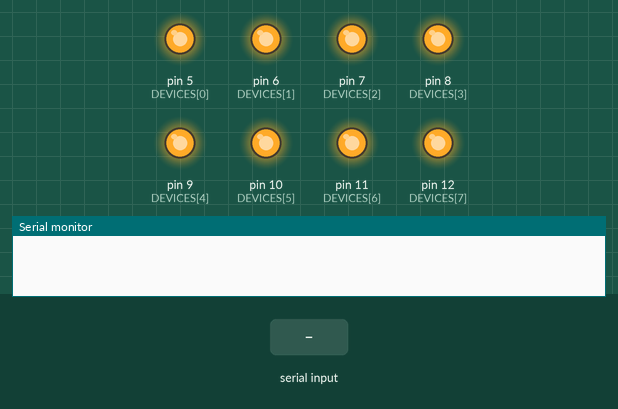
This sketch was run on a simulated Arduino Uno, built with avr-gcc and run on an emulated ATmega328P. Shown: output pins drawn as LEDs (lit = HIGH), the last lines printed to the serial monitor. The inputs (shaded band) are chosen by the test bench. Random numbers use the default seed unless the sketch sets one.

Above: at 1.2 s.
1.3 s: "<90,45>" received over Serial
At 3.5 s:
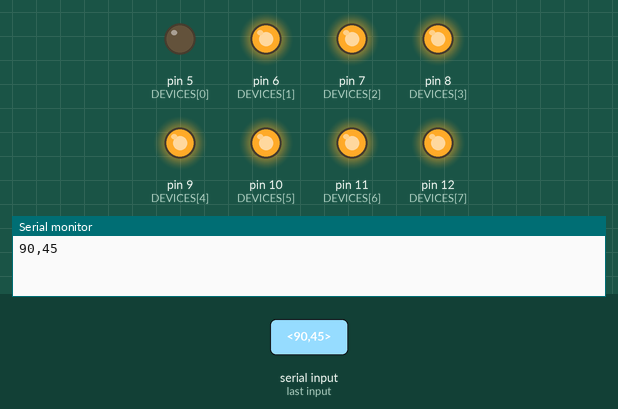
4.3 s: "<1>" received over Serial
At 5.4 s:
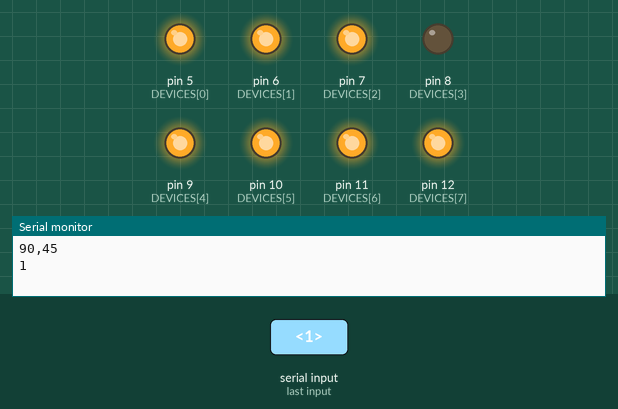
7.3 s: "<1,90,45>" received over Serial
At 8.7 s:
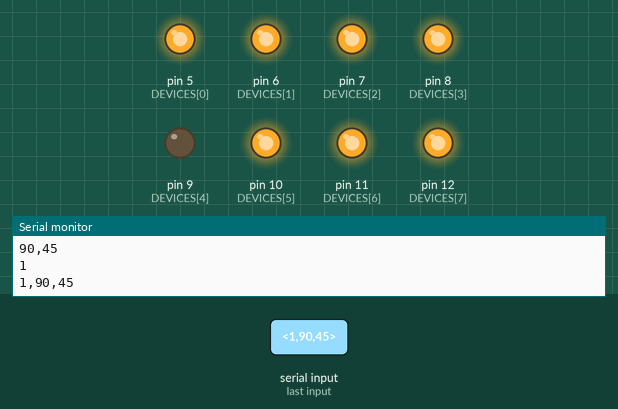
Timing chart, 0 to 41.5 s (numbered marks = the images above; inputs shaded):
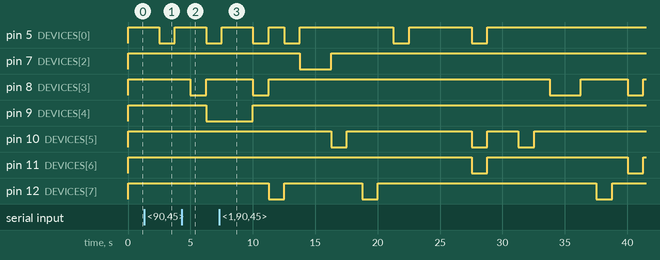

The sketch:

SimplifiedAssistant.ino
```cpp
//Installed on the last uno in the chain, it just listens and complies.
#include <SoftwareSerial.h>
int interval = 1250;
long previousMillis = 0;
boolean newData = false;
boolean shouldRun = true;
String cmdcache = "";
byte VERSION = 1;

int DEVICES[] = {5, 6, 7, 8, 9, 10, 11, 12};
const int DEVICE_COUNT = 8;

byte CHANGE_BITS[DEVICE_COUNT];
int TEMP_BITS[DEVICE_COUNT];

int density = 55;
//rates according to MKRZERO...
const int cc_loop_rate_base = 250;
const int cc_loop_rate_min = 10;

const byte numChars = 32;
char receivedChars[numChars];
const char adjustrate_flag = 'r';
const char adjustdensity_flag = 'x';
const char stop_flag = 's';
const char start_flag = 'b';
const char kick_flag = 'k';
const char myname = 'a';

SoftwareSerial mySerial(3, 2); // RX, TX

void setup()
{
  for (int i = 0; i < DEVICE_COUNT; i = i + 1) {
     pinMode(DEVICES[i], OUTPUT);
     digitalWrite(DEVICES[i], HIGH);
  }
  Serial.begin(9600);
  mySerial.begin(9600);
  randomSeed(analogRead(0));
}

void loop()
{
  unsigned long currentMillis = millis();
  recvWithStartEndMarkers();
  if (newData == true) {
      newData = false;
      String temp(receivedChars);
      applySerialCommand(temp);
  }
  if(currentMillis - previousMillis > interval) {
    previousMillis = currentMillis;
    if(shouldRun){
      updateBits();
      Iterate();
    }
  }
}

void Iterate(){
  for(byte i = 0; i < DEVICE_COUNT; i++){
      byte current = CHANGE_BITS[i];
      if(current == 1){
          digitalWrite(DEVICES[i], LOW);
      } else {
          digitalWrite(DEVICES[i], HIGH);
      }
  }
}

//Create some new change bits.
void updateBits(){
    int modbase = map(density, 50,100,2,45); //klugy
    for(byte i = 0; i < DEVICE_COUNT; i++){
        TEMP_BITS[i] = random(0+modbase,density);
    }
    for(byte i = 0; i < DEVICE_COUNT; i++){
        if(TEMP_BITS[i] > 50){
            CHANGE_BITS[i] = 1;
        } else {
            CHANGE_BITS[i] = 0;
        }
    }
    if(density == 100){
        //max density, keep it fresh by turning a channel off
        byte target = random(0, (DEVICE_COUNT-1));
        CHANGE_BITS[target] = 0;
    }
}

void recvWithStartEndMarkers() {
    static boolean recvInProgress = false;
    static byte ndx = 0;
    char startMarker = '<';
    char endMarker = '>';
    char rc;

    while (Serial.available() > 0 && newData == false) {
        rc = Serial.read();

        if (recvInProgress == true) {
            if (rc != endMarker) {
                receivedChars[ndx] = rc;
                ndx++;
                if (ndx >= numChars) {
                    ndx = numChars - 1;
                }
            }
            else {
                receivedChars[ndx] = '\0';
                recvInProgress = false;
                ndx = 0;
                newData = true;
            }
        }

        else if (rc == startMarker) {
            recvInProgress = true;
        }
    }
}

//Serial command ex. <ar50>
void applySerialCommand(String serialcommand){
      Serial.println(serialcommand);
      mySerial.print('<' + serialcommand + '>'); //forward it
      if(serialcommand[0] != myname){
        return;
      } else {
        serialcommand.remove(0,1);
      }
      if(serialcommand[0] == adjustrate_flag){
        serialcommand.remove(0,1);
        int newrate = serialcommand.toInt();
        constrain(newrate, cc_loop_rate_min, cc_loop_rate_base);
        Serial.println(newrate, DEC);
        int processed = map(newrate, cc_loop_rate_min, cc_loop_rate_base, 125, 1250);
        Serial.println(processed);
        if(newrate == 0 && shouldRun){
          Stop();
        }
        else if(!shouldRun && newrate > 0){
          Start();
        }
        interval = processed;
      }
      else if(serialcommand[0] == adjustdensity_flag){
        serialcommand.remove(0,1);
        int _stoch = serialcommand.toInt();
        if(_stoch > 150) _stoch = 150;
        if(_stoch < 2) _stoch = 2;
        density = map(_stoch, 2,150, 55,100);
      }
      else if(serialcommand[0] == stop_flag){
        Stop();
      }
      else if(serialcommand[0] == start_flag){
        Start();
      }
}

void Stop(){
   if(shouldRun){
    shouldRun = false;
   }
   for (int i = 0; i < DEVICE_COUNT; i = i + 1) {
     digitalWrite(DEVICES[i], HIGH);
   }
}

void Start(){
   if(!shouldRun){
    shouldRun = true;
   }
}
```

Measured:
- by itself, pin 11 (DEVICES[6]): alternates HIGH for 11.3 s and LOW for 1.3 s
